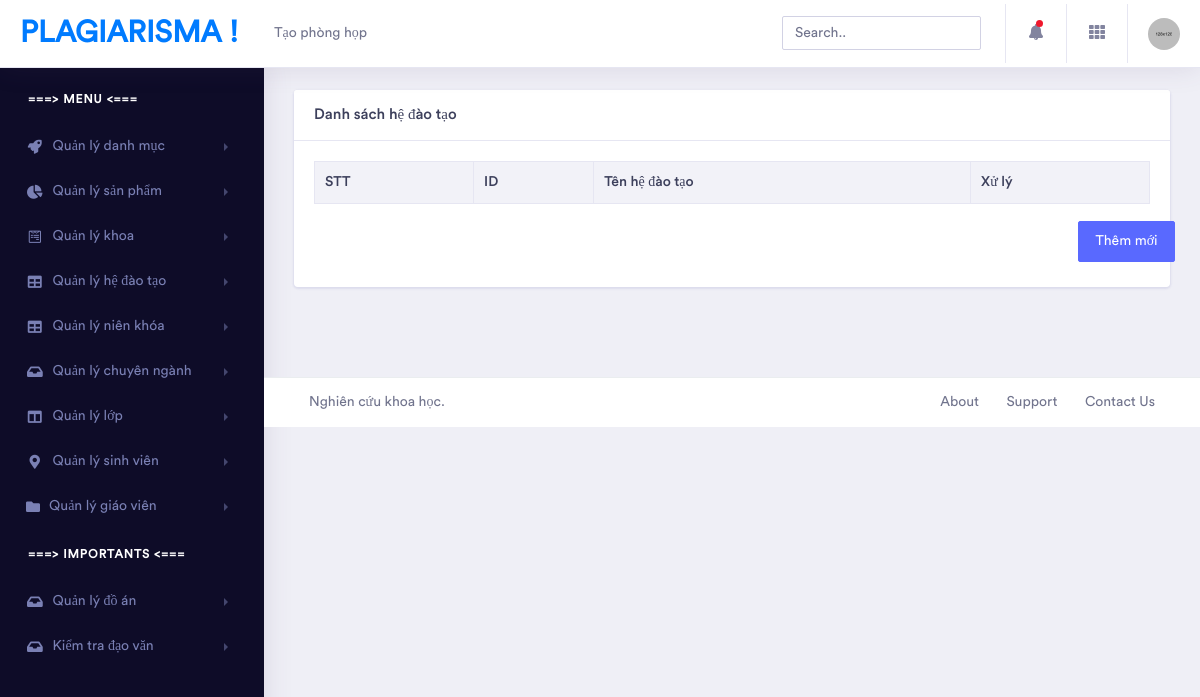
The app's page /index.php?module=listhedaotao, older data.
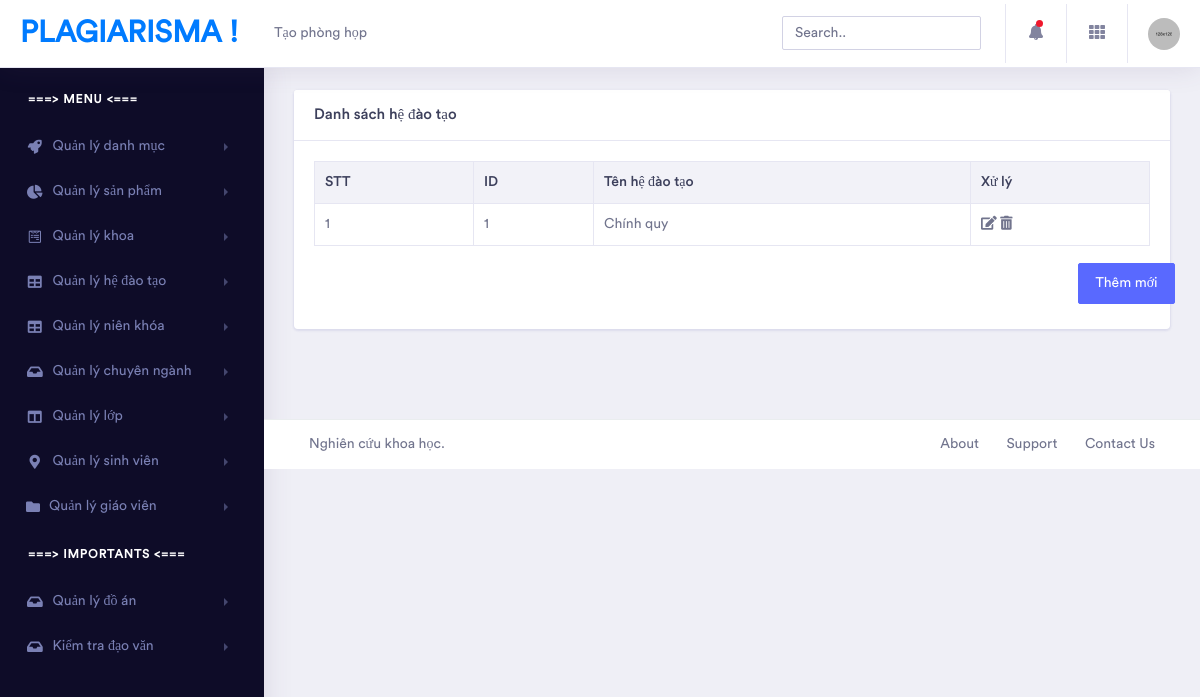
The same page, newer data.
### tables this page shows
CREATE TABLE `tbl_hedaotao` (
  `ma_hdt` int(11) NOT NULL,
  `ten_hdt` varchar(50) DEFAULT NULL
);

### modules/listhedaotao.php (the view)
<div class="container-fluid  dashboard-content">
<div class="row">
                    <div class="col-xl-12 col-lg-12 col-md-12 col-sm-12 col-12">
                        <div class="card">
                            <h5 class="card-header">Danh sách hệ đào tạo</h5>
                            <div class="card-body">
                                <div class="table-responsive">
                                    <table class="table table-striped table-bordered first">
                                            <tr>
                                                <th>STT</th>
                                                <th>ID</th>
                                                <th>Tên hệ đào tạo</th>
                                                <th>Xử lý</th>
                                            </tr>
                                            <?php
                                                $sqlSelect = "select * from tbl_hedaotao";
                                                $result = mysqli_query($conn,$sqlSelect) or die("Lỗi truy vấn danh sách hệ đào tạo");
                                                if(mysqli_num_rows($result) > 0){
                                                    $count = 0;
                                                    while($row = mysqli_fetch_assoc($result)) {
                                                        $count++;
                                            ?>
                                            <tr>
                                                <td><?php echo $count ?></td>
                                                <td><?php echo $row["ma_hdt"] ?></td>
                                                <td><?php echo $row["ten_hdt"] ?></td>
                                                <td>
                                                    <a href="index.php?module=edithedaotao&ma_hdt=<?php echo $row["ma_hdt"] ?>"><em class="fas fa-edit"></em></a>
                                                    <a href="index.php?module=delhedaotao&ma_hdt=<?php echo $row["ma_hdt"] ?>"><em class="fas fa-trash-alt"></em></a>
                                                </td>
                                            </tr>
                                            <?php }
                                            } ?>
                                    </table>
                                </div>
                                <div class="row" style="margin-top:2%">
                                            <div style="margin-left:90%">
                                                <p class="text-right">
                                                    <a href="index.php?module=addhedaotao" class="btn btn-space btn-primary">Thêm mới</em></a>
                                                </p>
                                            </div>
                                        </div>
                            </div>
                        </div>
                    </div>
                </div>
</div>

Row changes from the older to the newer data that the page shows:
added tbl_hedaotao: ma_hdt "1", ten_hdt "Chính quy"
